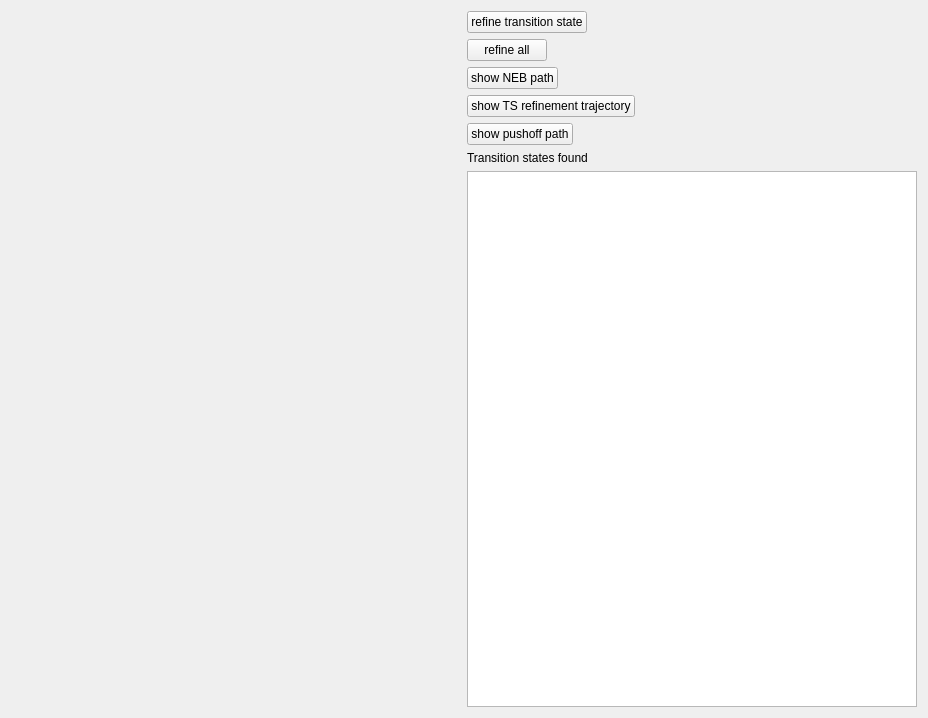
<?xml version="1.0" encoding="UTF-8"?>
<ui version="4.0">
 <class>Form</class>
 <widget class="QWidget" name="Form">
  <property name="geometry">
   <rect>
    <x>0</x>
    <y>0</y>
    <width>928</width>
    <height>718</height>
   </rect>
  </property>
  <property name="windowTitle">
   <string>Form</string>
  </property>
  <layout class="QHBoxLayout" name="horizontalLayout">
   <item>
    <layout class="QVBoxLayout" name="verticalLayout_2">
     <property name="leftMargin">
      <number>0</number>
     </property>
     <item>
      <widget class="NEBEnergyWidget" name="wgt_neb" native="true">
       <property name="sizePolicy">
        <sizepolicy hsizetype="Expanding" vsizetype="Expanding">
         <horstretch>0</horstretch>
         <verstretch>0</verstretch>
        </sizepolicy>
       </property>
      </widget>
     </item>
     <item>
      <widget class="Show3DWithSlider" name="wgt_ogl_slider" native="true">
       <property name="sizePolicy">
        <sizepolicy hsizetype="Expanding" vsizetype="Expanding">
         <horstretch>0</horstretch>
         <verstretch>0</verstretch>
        </sizepolicy>
       </property>
      </widget>
     </item>
    </layout>
   </item>
   <item>
    <layout class="QVBoxLayout" name="verticalLayout_3">
     <property name="leftMargin">
      <number>0</number>
     </property>
     <item>
      <layout class="QFormLayout" name="formLayout">
       <property name="fieldGrowthPolicy">
        <enum>QFormLayout::AllNonFixedFieldsGrow</enum>
       </property>
       <property name="leftMargin">
        <number>0</number>
       </property>
       <item row="0" column="0">
        <widget class="QPushButton" name="btn_refineTS">
         <property name="text">
          <string>refine transition state</string>
         </property>
        </widget>
       </item>
       <item row="2" column="0">
        <widget class="QPushButton" name="btn_show_neb_path">
         <property name="text">
          <string>show NEB path</string>
         </property>
        </widget>
       </item>
       <item row="3" column="0">
        <widget class="QPushButton" name="btn_show_ts_path">
         <property name="text">
          <string>show TS refinement trajectory</string>
         </property>
        </widget>
       </item>
       <item row="4" column="0">
        <widget class="QPushButton" name="btn_show_pushoff">
         <property name="text">
          <string>show pushoff path</string>
         </property>
        </widget>
       </item>
       <item row="1" column="0">
        <widget class="QPushButton" name="pushButton">
         <property name="text">
          <string>refine all</string>
         </property>
        </widget>
       </item>
      </layout>
     </item>
     <item>
      <widget class="QLabel" name="label">
       <property name="text">
        <string>Transition states found</string>
       </property>
      </widget>
     </item>
     <item>
      <widget class="QListWidget" name="list_ts"/>
     </item>
    </layout>
   </item>
  </layout>
 </widget>
 <customwidgets>
  <customwidget>
   <class>Show3DWithSlider</class>
   <extends>QWidget</extends>
   <header>pele.gui.show3d_with_slider.h</header>
   <container>1</container>
  </customwidget>
  <customwidget>
   <class>NEBEnergyWidget</class>
   <extends>QWidget</extends>
   <header>pele.gui.neb_explorer.h</header>
   <container>1</container>
  </customwidget>
 </customwidgets>
 <resources/>
 <connections>
  <connection>
   <sender>btn_show_ts_path</sender>
   <signal>clicked()</signal>
   <receiver>Form</receiver>
   <slot>show_TS_path()</slot>
   <hints>
    <hint type="sourcelabel">
     <x>686</x>
     <y>152</y>
    </hint>
    <hint type="destinationlabel">
     <x>628</x>
     <y>91</y>
    </hint>
   </hints>
  </connection>
  <connection>
   <sender>btn_show_neb_path</sender>
   <signal>clicked()</signal>
   <receiver>Form</receiver>
   <slot>show_neb_path()</slot>
   <hints>
    <hint type="sourcelabel">
     <x>586</x>
     <y>115</y>
    </hint>
    <hint type="destinationlabel">
     <x>628</x>
     <y>56</y>
    </hint>
   </hints>
  </connection>
  <connection>
   <sender>btn_show_pushoff</sender>
   <signal>clicked()</signal>
   <receiver>Form</receiver>
   <slot>show_pushoff_path()</slot>
   <hints>
    <hint type="sourcelabel">
     <x>607</x>
     <y>189</y>
    </hint>
    <hint type="destinationlabel">
     <x>631</x>
     <y>144</y>
    </hint>
   </hints>
  </connection>
  <connection>
   <sender>btn_refineTS</sender>
   <signal>clicked()</signal>
   <receiver>Form</receiver>
   <slot>on_refine_transition_state()</slot>
   <hints>
    <hint type="sourcelabel">
     <x>575</x>
     <y>28</y>
    </hint>
    <hint type="destinationlabel">
     <x>923</x>
     <y>17</y>
    </hint>
   </hints>
  </connection>
  <connection>
   <sender>list_ts</sender>
   <signal>currentItemChanged(QListWidgetItem*,QListWidgetItem*)</signal>
   <receiver>Form</receiver>
   <slot>on_list_ts_selected()</slot>
   <hints>
    <hint type="sourcelabel">
     <x>736</x>
     <y>475</y>
    </hint>
    <hint type="destinationlabel">
     <x>922</x>
     <y>480</y>
    </hint>
   </hints>
  </connection>
  <connection>
   <sender>pushButton</sender>
   <signal>clicked()</signal>
   <receiver>Form</receiver>
   <slot>on_refine_all_ts()</slot>
   <hints>
    <hint type="sourcelabel">
     <x>517</x>
     <y>64</y>
    </hint>
    <hint type="destinationlabel">
     <x>925</x>
     <y>65</y>
    </hint>
   </hints>
  </connection>
 </connections>
 <slots>
  <slot>show_TS_path()</slot>
  <slot>show_neb_path()</slot>
  <slot>on_refine_transition_state()</slot>
  <slot>show_pushoff_path()</slot>
  <slot>on_list_ts_selected()</slot>
  <slot>on_refine_all_ts()</slot>
 </slots>
</ui>
